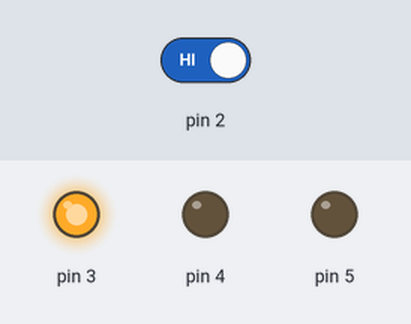
Simulated run of this sketch. Board: Arduino Uno, built with avr-gcc and run on an emulated ATmega328P. Shown: output pins drawn as LEDs (lit = HIGH). Inputs (shaded band) come from the test bench; at power-on: pin 2 HIGH. What the sketch prints to the serial monitor is not drawn.

Above: at 3.2 s.
3.3 s: pin 2 driven LOW
At 4.4 s:
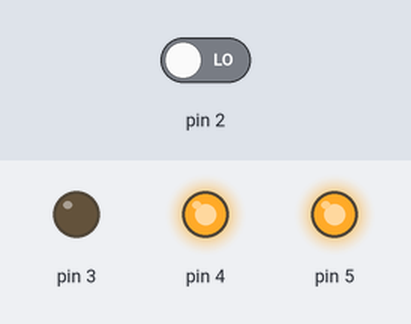
6.3 s: pin 2 driven HIGH
At 8.7 s:
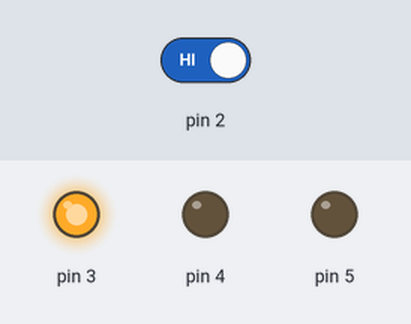
Timing chart, 0 to 10.2 s (numbered marks = the images above; inputs shaded):
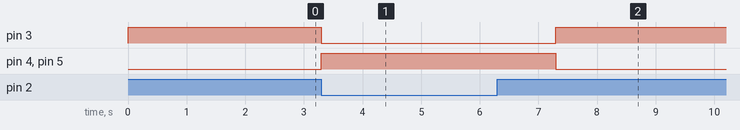

Measured:
- after the input at 3.3 s, pin 3: HIGH → LOW at once; pin 4, pin 5: LOW → HIGH at once
- after the input at 6.3 s, pin 3: LOW → HIGH after 1.0 s; pin 4, pin 5: HIGH → LOW after 1.0 s

The sketch:

smoke_alarm.ino
```cpp
int val = 0;
void setup()
{
pinMode(2, INPUT);
pinMode(3, OUTPUT);
pinMode(4, OUTPUT);
pinMode(5, OUTPUT);
digitalWrite(3, HIGH);
digitalWrite(4, LOW);
digitalWrite(5, LOW);
Serial.begin(9600);
Serial.print("LOW");
delay(2000);
}
void loop()
{
val = digitalRead(2);
if(val==0)
{
digitalWrite(3,LOW );
digitalWrite(4, HIGH);
digitalWrite(5, HIGH);
Serial.print("HIGH");
delay(2000);
 }
if(val==0)
{
digitalWrite(3, HIGH);
digitalWrite(4, LOW);
digitalWrite(5, LOW);
Serial.print("LOW");
}
}
```
